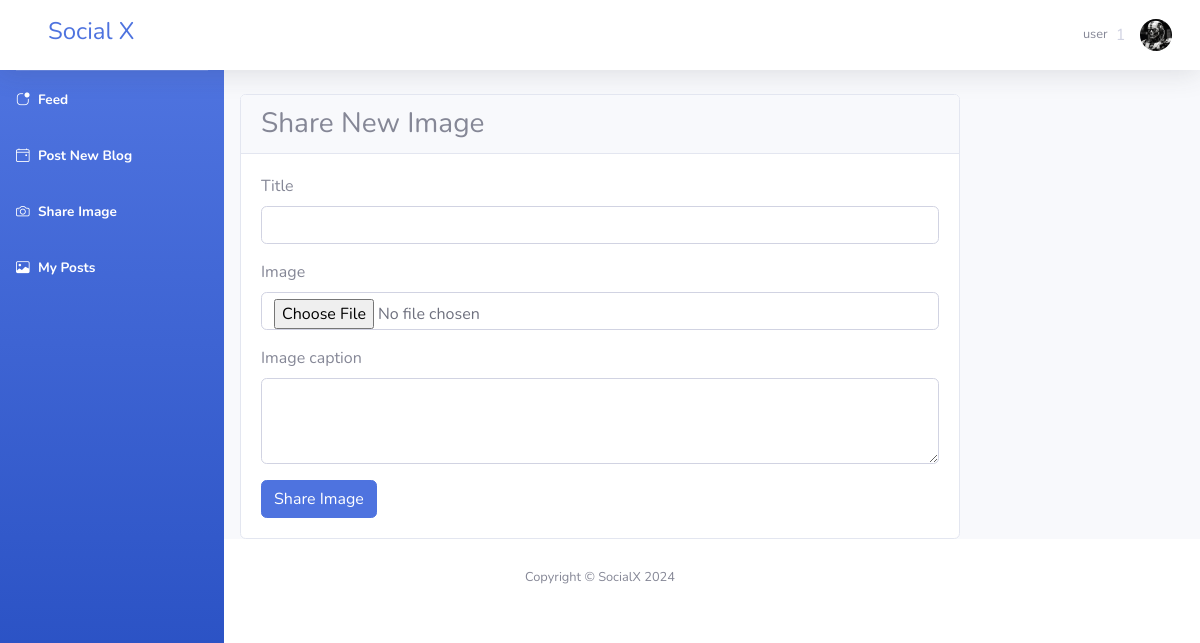
The page /image/new/ (signed in) on the database its author committed.
### account_app/models.py (models this page shows, shortened)
class CustomUser(AbstractUser):
    phone_regex = RegexValidator(
        regex=r'^\+?1?\d{10}$',
        message="Phone number must be entered in the format: '+9999999999'. Up to 10 digits allowed."
    )
    email = models.EmailField(unique=True)
    profile_picture = models.ImageField(upload_to='profile_pics/', null=True, blank=True)
    contact_number = models.CharField(validators=[phone_regex], max_length=17, blank=True)

### user/views.py (the view)
# urls.py: path('image/new/',views.create_image_post,name='create_image_post'),
@login_required
def create_image_post(request):
    if request.method == 'POST':
        form = ImagePostForm(request.POST,request.FILES)
        if form.is_valid():
            Post = form.save(commit=False)
            Post.author = request.user
            Post.save()
            messages.success(request,'Image posted successfully!')
            return  redirect('post_detail',pk=Post.pk)
    else:
        form = ImagePostForm()
    return render(request,'user/create_image_post.html',{'form':form})

### user/forms.py
class ImagePostForm(forms.ModelForm):
    class Meta:
        model = Post
        fields = ['title','image','image_caption']
        widgets = {
            'title':forms.TextInput(attrs={'class':'form-control'}),
            'image_caption':forms.Textarea(attrs={'class':'form-control','rows':3}),
            'image':forms.FileInput(attrs={'class':'form-control'}),
        }
    def __init__(self,*args,**kwargs):
        super().__init__(*args,**kwargs)
        self.instance.post_type = 'image'
        self.fields['image'].required = True

### templates/user/create_image_post.html (shortened to what this page needs)
{% extends 'user/base.html' %}
{% block content %}
<div class="row">
    <div class="col-md-8 mx-auto">
        <div class="card">
            <div class="card-header">
                <h3 class="mb-0">Share New Image</h3>
            </div>
            <div class="card-body">
                <form method="post" enctype="multipart/form-data">
                    {% for field in form %}
                        <div class="mb-3">
                            <label for="{{ field.id_for_label }}" class="form-label">
                                {{ field.label }}
                            </label>
                            {{ field }}
                        </div>
                    {% endfor %}
                    <button type="submit" class="btn btn-primary">Share Image</button>
                </form>
            </div>
        </div>
    </div>
</div>
{% endblock %}

### templates/user/base.html (shortened to what this page needs)
<!DOCTYPE html>
{% load static %}
<html lang="en">
<head>
    <link href="{% static 'vendor/fontawesome-free/css/all.min.css' %}" rel="stylesheet" type="text/css">
    <link href="{% static 'css/sb-admin-2.min.css' %}" rel="stylesheet">
    <link rel="stylesheet" href="https://cdn.jsdelivr.net/npm/bootstrap-icons@1.11.3/font/bootstrap-icons.min.css">
</head>
<body id="page-top">
    <div id="wrapper">
        <ul class="navbar-nav bg-gradient-primary sidebar sidebar-dark accordion" id="accordionSidebar">
            <a class="sidebar-brand d-flex align-items-center justify-content-center" href="{% url 'feed' %}">
                <div class="sidebar-brand-icon rotate-n-15">
                </div>
                <div class="sidebar-brand-text mx-3">Go to <sup>x</sup></div>
            </a>
            <hr class="sidebar-divider my-0">
            <li class="nav-item active">
                <a class="nav-link" href="{% url 'feed' %}">
                    <i class="bi bi-app-indicator"></i>
                    <span>Feed</span></a>
            </li>
            <li class="nav-item active">
                <a class="nav-link" href="{% url 'create_blog_post' %}">
                    <i class="bi bi-calendar4-event"></i>
                    <span>Post New Blog</span></a>
            </li>
            <li class="nav-item active">
                <a class="nav-link" href="{% url 'create_image_post' %}">
                    <i class="bi bi-camera"></i>
                    <span>Share Image</span></a>
            </li>
            <li class="nav-item active">
                <a class="nav-link" href="{% url 'user_posts' user.username %}">
                    <i class="bi bi-image"></i>
                    <span>My Posts</span></a>
            </li>
        </ul>
        <div id="content-wrapper" class="d-flex flex-column">
            <div id="content">
                <nav class="navbar navbar-expand navbar-light bg-white topbar mb-4 static-top shadow">
                    <form
                        class="d-none d-sm-inline-block form-inline mr-auto ml-md-3 my-2 my-md-0 mw-100 navbar-search">
                        <div class="input-group">
                            <a class="sidebar-brand d-flex align-items-center justify-content-center" href="{% url 'feed' %}">
                                <div class="sidebar-brand-text mx-3"><h4>Social X</h4></div>
                            </a>
                        </div>
                    </form>
                      <ul class="navbar-nav ml-auto">
                        <li class="nav-item dropdown no-arrow">
                            <a class="nav-link dropdown-toggle" href="#" id="userDropdown" role="button"
                                data-toggle="dropdown" aria-haspopup="true" aria-expanded="false">
                                <span class="mr-2 d-none d-lg-inline text-gray-600 small">{{ user.first_name }}</span> <span>{{ user.last_name }}ㅤ</span>
                                <img class="img-profile rounded-circle"
                                    src="{{ user.profile_picture.url }}">
                            </a>
                        </li>
                    </ul>
                </nav>
                <div class="container mt-4">
                    {% block content %}{% endblock %}
                </div>
            </div>
            <footer class="sticky-footer bg-white">
                <div class="container my-auto">
                    <div class="copyright text-center my-auto">
                        <span>Copyright &copy; SocialX 2024</span>
                    </div>
                </div>
            </footer>
        </div>
    </div>
</body>
</html>

### templates/user/base.html (style rules this page uses)
.sidebar { position: fixed; }

### rows shown on the page
CustomUser: first_name "user", last_name "1", profile_picture (picture)

### other values the page prints
{{ field.label }} "Title" "Image" "Image caption"
